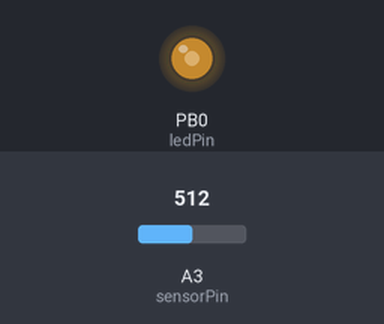
The sketch below on a simulated ATtiny85, built with avr-gcc and run on an emulated ATtiny85. Shown: output pins drawn as LEDs (lit = HIGH). The inputs (shaded band) are chosen by the test bench; at power-on: A3 (sensorPin) = 512.

Above: at 1.2 s.
1.3 s: A3 (sensorPin) set to 716
At 2.4 s:
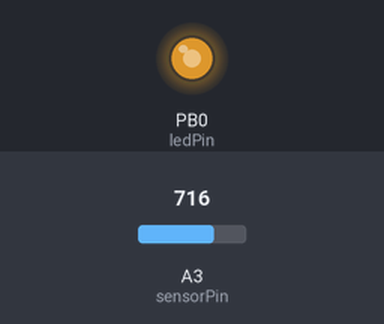
2.8 s: A3 (sensorPin) set to 900
At 3.5 s:
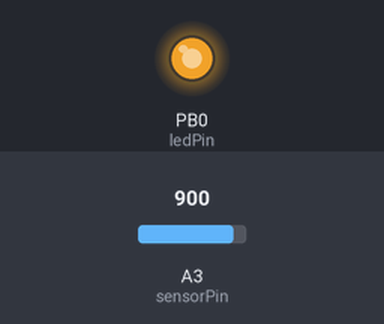
4.3 s: A3 (sensorPin) set to 122
At 4.6 s:
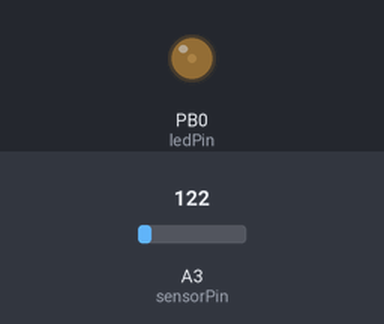
5.8 s: A3 (sensorPin) set to 0
At 7.0 s:
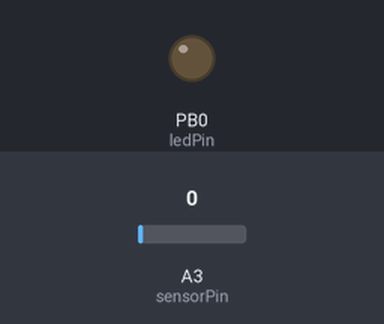
7.3 s: A3 (sensorPin) set to 511
At 8.1 s:
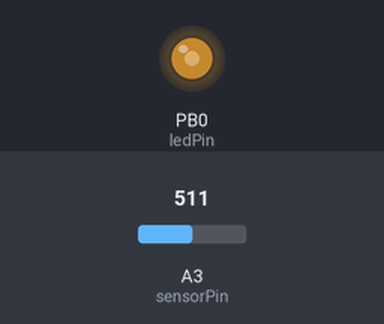
Timing chart, 0 to 9.8 s (numbered marks = the images above; inputs shaded):
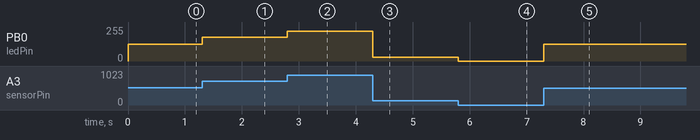

Measured:
- after the input at 1.3 s, PB0 (ledPin): 127/255 → 178/255 at once
- after the input at 2.8 s, PB0 (ledPin): 178/255 → 224/255 at once
- after the input at 4.3 s, PB0 (ledPin): 224/255 → 30/255 at once
- after the input at 5.8 s, PB0 (ledPin): 30/255 → 0/255 at once
- after the input at 7.3 s, PB0 (ledPin): 0/255 → 127/255 at once

The sketch:

controlling_the_brightness_of_led_using_attiny851.ino
```cpp
/*
  Controlling LED Brightness with a Potentiometer using ATtiny85

  This code reads an analog input from a potentiometer connected to pin A3 (PB3),
  and uses that value to control the brightness of an LED connected to pin 0 (PB0)
  using Pulse-Width Modulation (PWM).

  Circuit Connections (ATtiny85):
  - VCC pin to 3V power supply.
  - GND pin to ground.
  - Pin 0 (PB0) -> Anode of the LED.
  - Pin A3 (PB3) -> Wiper (middle pin) of the potentiometer.

  LED Connections:
  - Anode -> ATtiny85 Pin 0 (PB0).
  - Cathode -> 47 Ohm Resistor -> Ground.

  Potentiometer Connections:
  - One outer pin -> 3V power supply.
  - Other outer pin -> Ground.
  - Wiper (middle pin) -> ATtiny85 Pin A3 (PB3).
*/

// Define the pins for the LED and the potentiometer (sensor).
const int ledPin = 0;      // ATtiny85 physical pin 5 (PB0), supports PWM
const int sensorPin = A3;  // ATtiny85 physical pin 2 (PB3/ADC3)

// Variable to store the value from the potentiometer.
int pot_value = 0;

void setup() {
  // Set the LED pin as an output.
  pinMode(ledPin, OUTPUT);

  // Set the potentiometer pin as an input.
  // (This is not strictly necessary for analogRead but is good practice).
  pinMode(sensorPin, INPUT);
}

void loop() {
  // 1. Read the analog value from the potentiometer.
  // The value will be between 0 and 1023.
  pot_value = analogRead(sensorPin);

  // 2. Map the 10-bit analog input value (0-1023) to an
  // 8-bit PWM output value (0-255).
  pot_value = map(pot_value, 0, 1023, 0, 255);

  // 3. Write the mapped value to the LED pin to control its brightness.
  // A value of 0 is off, 255 is full brightness.
  analogWrite(ledPin, pot_value);
}
```
